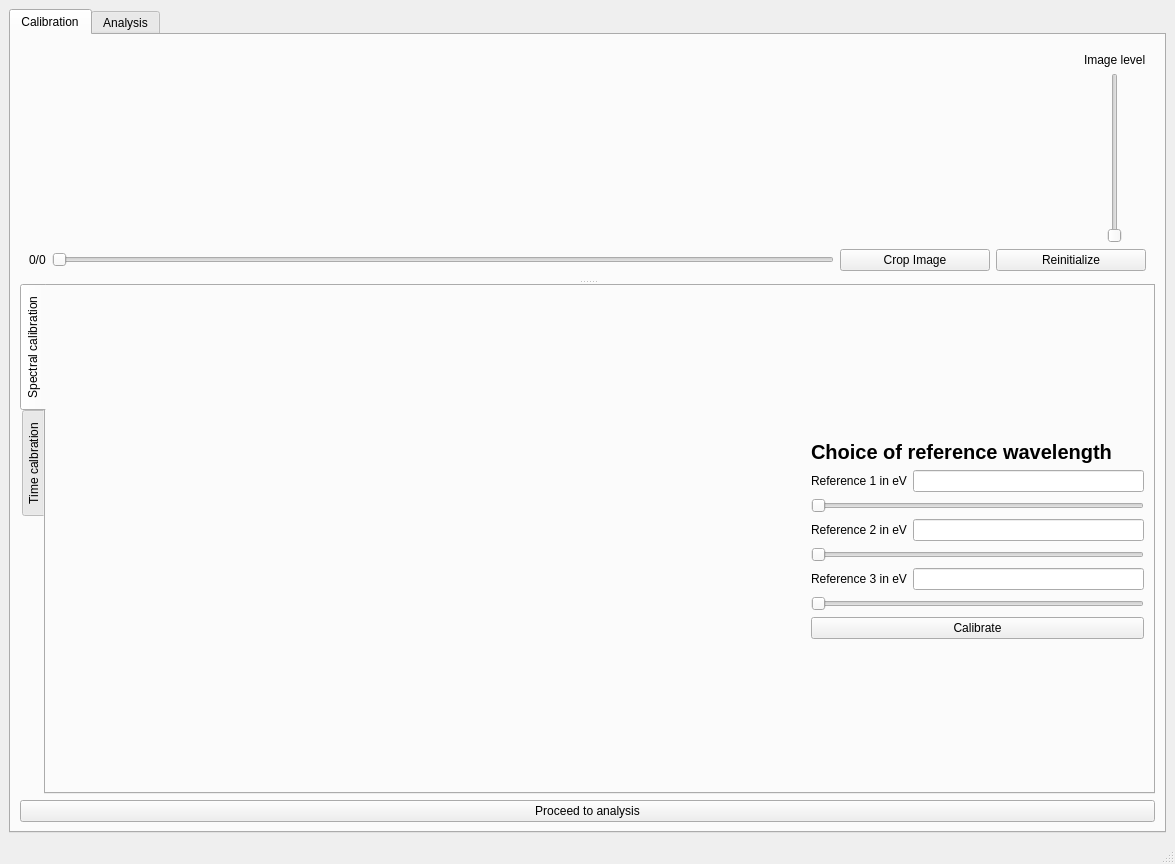
<?xml version="1.0" encoding="UTF-8"?>
<ui version="4.0">
 <class>MainWindow</class>
 <widget class="QMainWindow" name="MainWindow">
  <property name="geometry">
   <rect>
    <x>0</x>
    <y>0</y>
    <width>1175</width>
    <height>864</height>
   </rect>
  </property>
  <property name="sizePolicy">
   <sizepolicy hsizetype="Preferred" vsizetype="Preferred">
    <horstretch>0</horstretch>
    <verstretch>0</verstretch>
   </sizepolicy>
  </property>
  <property name="windowTitle">
   <string>Lighthouse analysis</string>
  </property>
  <widget class="QWidget" name="centralwidget">
   <layout class="QVBoxLayout" name="verticalLayout">
    <item>
     <widget class="QTabWidget" name="tabWidget">
      <property name="tabShape">
       <enum>QTabWidget::Rounded</enum>
      </property>
      <property name="currentIndex">
       <number>0</number>
      </property>
      <widget class="QWidget" name="Calibration">
       <attribute name="title">
        <string>Calibration</string>
       </attribute>
       <layout class="QVBoxLayout" name="verticalLayout_2">
        <item>
         <widget class="QSplitter" name="splitter_2">
          <property name="orientation">
           <enum>Qt::Vertical</enum>
          </property>
          <widget class="QFrame" name="frame">
           <property name="sizePolicy">
            <sizepolicy hsizetype="Preferred" vsizetype="Preferred">
             <horstretch>0</horstretch>
             <verstretch>0</verstretch>
            </sizepolicy>
           </property>
           <layout class="QVBoxLayout" name="verticalLayout_3">
            <item>
             <layout class="QHBoxLayout" name="horizontalLayout">
              <item>
               <widget class="QWidget" name="mpl2dwidget" native="true">
                <property name="sizePolicy">
                 <sizepolicy hsizetype="Expanding" vsizetype="Preferred">
                  <horstretch>0</horstretch>
                  <verstretch>0</verstretch>
                 </sizepolicy>
                </property>
                <property name="minimumSize">
                 <size>
                  <width>250</width>
                  <height>0</height>
                 </size>
                </property>
                <layout class="QVBoxLayout" name="mpl2dIm"/>
               </widget>
              </item>
              <item>
               <widget class="QWidget" name="mpl1dspec" native="true">
                <property name="sizePolicy">
                 <sizepolicy hsizetype="Expanding" vsizetype="Preferred">
                  <horstretch>0</horstretch>
                  <verstretch>0</verstretch>
                 </sizepolicy>
                </property>
                <property name="minimumSize">
                 <size>
                  <width>250</width>
                  <height>0</height>
                 </size>
                </property>
                <layout class="QVBoxLayout" name="mpl1dSpec"/>
               </widget>
              </item>
              <item>
               <layout class="QGridLayout" name="gridLayout_4">
                <item row="0" column="0">
                 <widget class="QLabel" name="label_8">
                  <property name="text">
                   <string>Image level</string>
                  </property>
                 </widget>
                </item>
                <item row="2" column="0" alignment="Qt::AlignHCenter">
                 <widget class="QSlider" name="colorSlider">
                  <property name="cursor">
                   <cursorShape>SizeVerCursor</cursorShape>
                  </property>
                  <property name="orientation">
                   <enum>Qt::Vertical</enum>
                  </property>
                 </widget>
                </item>
               </layout>
              </item>
             </layout>
            </item>
            <item>
             <layout class="QHBoxLayout" name="horizontalLayout_7">
              <item>
               <widget class="QLabel" name="imNumber">
                <property name="text">
                 <string>0/0</string>
                </property>
               </widget>
              </item>
              <item>
               <widget class="QSlider" name="imSlider">
                <property name="cursor">
                 <cursorShape>SizeHorCursor</cursorShape>
                </property>
                <property name="orientation">
                 <enum>Qt::Horizontal</enum>
                </property>
               </widget>
              </item>
              <item>
               <widget class="QPushButton" name="imCrop">
                <property name="sizePolicy">
                 <sizepolicy hsizetype="Fixed" vsizetype="Fixed">
                  <horstretch>0</horstretch>
                  <verstretch>0</verstretch>
                 </sizepolicy>
                </property>
                <property name="minimumSize">
                 <size>
                  <width>150</width>
                  <height>0</height>
                 </size>
                </property>
                <property name="cursor">
                 <cursorShape>PointingHandCursor</cursorShape>
                </property>
                <property name="text">
                 <string>Crop Image</string>
                </property>
               </widget>
              </item>
              <item>
               <widget class="QPushButton" name="imInit">
                <property name="sizePolicy">
                 <sizepolicy hsizetype="Fixed" vsizetype="Fixed">
                  <horstretch>0</horstretch>
                  <verstretch>0</verstretch>
                 </sizepolicy>
                </property>
                <property name="minimumSize">
                 <size>
                  <width>150</width>
                  <height>0</height>
                 </size>
                </property>
                <property name="cursor">
                 <cursorShape>PointingHandCursor</cursorShape>
                </property>
                <property name="text">
                 <string>Reinitialize</string>
                </property>
               </widget>
              </item>
             </layout>
            </item>
           </layout>
          </widget>
          <widget class="QTabWidget" name="analysisWd">
           <property name="sizePolicy">
            <sizepolicy hsizetype="Preferred" vsizetype="Preferred">
             <horstretch>0</horstretch>
             <verstretch>0</verstretch>
            </sizepolicy>
           </property>
           <property name="tabPosition">
            <enum>QTabWidget::West</enum>
           </property>
           <property name="tabShape">
            <enum>QTabWidget::Rounded</enum>
           </property>
           <property name="currentIndex">
            <number>0</number>
           </property>
           <property name="elideMode">
            <enum>Qt::ElideRight</enum>
           </property>
           <widget class="QWidget" name="calibration">
            <attribute name="title">
             <string>Spectral calibration</string>
            </attribute>
            <layout class="QHBoxLayout" name="horizontalLayout_8">
             <item>
              <widget class="QWidget" name="widget_3" native="true">
               <property name="sizePolicy">
                <sizepolicy hsizetype="Preferred" vsizetype="Preferred">
                 <horstretch>0</horstretch>
                 <verstretch>0</verstretch>
                </sizepolicy>
               </property>
               <property name="minimumSize">
                <size>
                 <width>750</width>
                 <height>0</height>
                </size>
               </property>
               <layout class="QVBoxLayout" name="mplSpecCalib"/>
              </widget>
             </item>
             <item>
              <layout class="QGridLayout" name="gridLayout_5">
               <item row="9" column="0" colspan="2">
                <spacer name="verticalSpacer">
                 <property name="orientation">
                  <enum>Qt::Vertical</enum>
                 </property>
                 <property name="sizeHint" stdset="0">
                  <size>
                   <width>20</width>
                   <height>40</height>
                  </size>
                 </property>
                </spacer>
               </item>
               <item row="1" column="0" colspan="2">
                <widget class="QLabel" name="label_9">
                 <property name="font">
                  <font>
                   <family>Arial</family>
                   <pointsize>15</pointsize>
                   <weight>75</weight>
                   <bold>true</bold>
                  </font>
                 </property>
                 <property name="text">
                  <string>Choice of reference wavelength</string>
                 </property>
                </widget>
               </item>
               <item row="2" column="0">
                <widget class="QLabel" name="label_10">
                 <property name="text">
                  <string>Reference 1 in eV</string>
                 </property>
                </widget>
               </item>
               <item row="2" column="1">
                <widget class="QLineEdit" name="ref1"/>
               </item>
               <item row="4" column="0">
                <widget class="QLabel" name="label_11">
                 <property name="text">
                  <string>Reference 2 in eV</string>
                 </property>
                </widget>
               </item>
               <item row="4" column="1">
                <widget class="QLineEdit" name="ref2"/>
               </item>
               <item row="6" column="0">
                <widget class="QLabel" name="label_12">
                 <property name="text">
                  <string>Reference 3 in eV</string>
                 </property>
                </widget>
               </item>
               <item row="6" column="1">
                <widget class="QLineEdit" name="ref3"/>
               </item>
               <item row="3" column="0" colspan="2">
                <widget class="QSlider" name="ref1_slider">
                 <property name="orientation">
                  <enum>Qt::Horizontal</enum>
                 </property>
                </widget>
               </item>
               <item row="5" column="0" colspan="2">
                <widget class="QSlider" name="ref2_slider">
                 <property name="orientation">
                  <enum>Qt::Horizontal</enum>
                 </property>
                </widget>
               </item>
               <item row="7" column="0" colspan="2">
                <widget class="QSlider" name="ref3_slider">
                 <property name="orientation">
                  <enum>Qt::Horizontal</enum>
                 </property>
                </widget>
               </item>
               <item row="8" column="0" colspan="2">
                <widget class="QPushButton" name="push_calib">
                 <property name="text">
                  <string>Calibrate</string>
                 </property>
                </widget>
               </item>
               <item row="0" column="0" colspan="2">
                <spacer name="verticalSpacer_3">
                 <property name="orientation">
                  <enum>Qt::Vertical</enum>
                 </property>
                 <property name="sizeHint" stdset="0">
                  <size>
                   <width>20</width>
                   <height>40</height>
                  </size>
                 </property>
                </spacer>
               </item>
              </layout>
             </item>
            </layout>
           </widget>
           <widget class="QWidget" name="timeAnalysis_2">
            <attribute name="title">
             <string>Time calbration</string>
            </attribute>
            <layout class="QHBoxLayout" name="horizontalLayout_9">
             <item>
              <widget class="QWidget" name="widget_4" native="true">
               <property name="sizePolicy">
                <sizepolicy hsizetype="Expanding" vsizetype="Preferred">
                 <horstretch>0</horstretch>
                 <verstretch>0</verstretch>
                </sizepolicy>
               </property>
               <property name="minimumSize">
                <size>
                 <width>500</width>
                 <height>0</height>
                </size>
               </property>
               <layout class="QVBoxLayout" name="scanRaw"/>
              </widget>
             </item>
             <item>
              <layout class="QGridLayout" name="gridLayout_6">
               <item row="6" column="0" colspan="3">
                <widget class="QLabel" name="label_13">
                 <property name="sizePolicy">
                  <sizepolicy hsizetype="Minimum" vsizetype="Minimum">
                   <horstretch>0</horstretch>
                   <verstretch>0</verstretch>
                  </sizepolicy>
                 </property>
                 <property name="text">
                  <string>t0 position :</string>
                 </property>
                 <property name="alignment">
                  <set>Qt::AlignLeading|Qt::AlignLeft|Qt::AlignVCenter</set>
                 </property>
                </widget>
               </item>
               <item row="4" column="0">
                <widget class="QLabel" name="label_14">
                 <property name="text">
                  <string>Delta t (s) =</string>
                 </property>
                </widget>
               </item>
               <item row="4" column="1" colspan="2">
                <widget class="QLineEdit" name="deltat"/>
               </item>
               <item row="2" column="0" colspan="3">
                <widget class="QCheckBox" name="ref_substract">
                 <property name="text">
                  <string>Substract reference</string>
                 </property>
                </widget>
               </item>
               <item row="1" column="0" colspan="3">
                <widget class="QCheckBox" name="ref_onoff">
                 <property name="text">
                  <string>Reference taken</string>
                 </property>
                </widget>
               </item>
               <item row="5" column="0" colspan="3">
                <spacer name="verticalSpacer_6">
                 <property name="orientation">
                  <enum>Qt::Vertical</enum>
                 </property>
                 <property name="sizeHint" stdset="0">
                  <size>
                   <width>20</width>
                   <height>40</height>
                  </size>
                 </property>
                </spacer>
               </item>
               <item row="3" column="0" colspan="3">
                <spacer name="verticalSpacer_5">
                 <property name="orientation">
                  <enum>Qt::Vertical</enum>
                 </property>
                 <property name="sizeHint" stdset="0">
                  <size>
                   <width>20</width>
                   <height>40</height>
                  </size>
                 </property>
                </spacer>
               </item>
               <item row="0" column="0" colspan="3">
                <spacer name="verticalSpacer_4">
                 <property name="orientation">
                  <enum>Qt::Vertical</enum>
                 </property>
                 <property name="sizeHint" stdset="0">
                  <size>
                   <width>20</width>
                   <height>40</height>
                  </size>
                 </property>
                </spacer>
               </item>
               <item row="9" column="0" colspan="3">
                <widget class="QPushButton" name="updateGraph">
                 <property name="text">
                  <string>Update graph</string>
                 </property>
                </widget>
               </item>
               <item row="8" column="0" colspan="3">
                <spacer name="verticalSpacer_2">
                 <property name="orientation">
                  <enum>Qt::Vertical</enum>
                 </property>
                 <property name="sizeHint" stdset="0">
                  <size>
                   <width>20</width>
                   <height>40</height>
                  </size>
                 </property>
                </spacer>
               </item>
               <item row="7" column="0" colspan="3">
                <widget class="QSlider" name="t0_slider">
                 <property name="orientation">
                  <enum>Qt::Horizontal</enum>
                 </property>
                </widget>
               </item>
              </layout>
             </item>
            </layout>
           </widget>
          </widget>
         </widget>
        </item>
        <item>
         <layout class="QGridLayout" name="gridLayout">
          <item row="0" column="0">
           <widget class="QPushButton" name="saveScan">
            <property name="sizePolicy">
             <sizepolicy hsizetype="Expanding" vsizetype="Fixed">
              <horstretch>0</horstretch>
              <verstretch>0</verstretch>
             </sizepolicy>
            </property>
            <property name="text">
             <string>Proceed to analysis</string>
            </property>
           </widget>
          </item>
         </layout>
        </item>
       </layout>
      </widget>
      <widget class="QWidget" name="Analysis">
       <attribute name="title">
        <string>Analysis</string>
       </attribute>
       <layout class="QHBoxLayout" name="horizontalLayout_2">
        <item>
         <widget class="QGroupBox" name="groupBox">
          <property name="sizePolicy">
           <sizepolicy hsizetype="Expanding" vsizetype="Expanding">
            <horstretch>0</horstretch>
            <verstretch>0</verstretch>
           </sizepolicy>
          </property>
          <property name="title">
           <string>Graph display</string>
          </property>
          <layout class="QVBoxLayout" name="verticalLayout_6">
           <item>
            <layout class="QGridLayout" name="gridLayout_2">
             <item row="1" column="3">
              <widget class="QComboBox" name="refbox"/>
             </item>
             <item row="1" column="2">
              <widget class="QLabel" name="label_4">
               <property name="font">
                <font>
                 <pointsize>14</pointsize>
                </font>
               </property>
               <property name="text">
                <string>-</string>
               </property>
               <property name="alignment">
                <set>Qt::AlignCenter</set>
               </property>
              </widget>
             </item>
             <item row="0" column="3">
              <widget class="QLabel" name="label_15">
               <property name="text">
                <string>Reference</string>
               </property>
               <property name="alignment">
                <set>Qt::AlignCenter</set>
               </property>
              </widget>
             </item>
             <item row="0" column="1">
              <widget class="QLabel" name="label_7">
               <property name="text">
                <string>Scan</string>
               </property>
               <property name="alignment">
                <set>Qt::AlignCenter</set>
               </property>
              </widget>
             </item>
             <item row="0" column="6">
              <widget class="QLabel" name="label_16">
               <property name="text">
                <string>Normalization</string>
               </property>
               <property name="alignment">
                <set>Qt::AlignCenter</set>
               </property>
              </widget>
             </item>
             <item row="1" column="6">
              <widget class="QComboBox" name="normbox"/>
             </item>
             <item row="1" column="0">
              <widget class="QLabel" name="label_3">
               <property name="font">
                <font>
                 <pointsize>14</pointsize>
                </font>
               </property>
               <property name="text">
                <string>(</string>
               </property>
               <property name="alignment">
                <set>Qt::AlignCenter</set>
               </property>
              </widget>
             </item>
             <item row="1" column="1">
              <widget class="QComboBox" name="scanbox"/>
             </item>
             <item row="1" column="5">
              <widget class="QLabel" name="label_6">
               <property name="font">
                <font>
                 <pointsize>14</pointsize>
                </font>
               </property>
               <property name="text">
                <string>/</string>
               </property>
               <property name="alignment">
                <set>Qt::AlignCenter</set>
               </property>
              </widget>
             </item>
             <item row="1" column="4">
              <widget class="QLabel" name="label_5">
               <property name="font">
                <font>
                 <pointsize>14</pointsize>
                </font>
               </property>
               <property name="text">
                <string>)</string>
               </property>
               <property name="alignment">
                <set>Qt::AlignCenter</set>
               </property>
              </widget>
             </item>
             <item row="2" column="1">
              <widget class="QPushButton" name="scanStore">
               <property name="text">
                <string>Store current in Scan</string>
               </property>
              </widget>
             </item>
             <item row="2" column="3">
              <widget class="QPushButton" name="refStore">
               <property name="text">
                <string>Store current in Reference</string>
               </property>
              </widget>
             </item>
             <item row="2" column="6">
              <widget class="QPushButton" name="normStore">
               <property name="text">
                <string>Store current in Normalization</string>
               </property>
              </widget>
             </item>
            </layout>
           </item>
           <item>
            <widget class="QWidget" name="widget" native="true">
             <property name="sizePolicy">
              <sizepolicy hsizetype="Expanding" vsizetype="Expanding">
               <horstretch>0</horstretch>
               <verstretch>0</verstretch>
              </sizepolicy>
             </property>
             <layout class="QVBoxLayout" name="analysisGraph"/>
            </widget>
           </item>
          </layout>
         </widget>
        </item>
        <item>
         <layout class="QGridLayout" name="gridLayout_10">
          <item row="0" column="0">
           <widget class="QGroupBox" name="groupBox_2">
            <property name="sizePolicy">
             <sizepolicy hsizetype="Minimum" vsizetype="Preferred">
              <horstretch>0</horstretch>
              <verstretch>0</verstretch>
             </sizepolicy>
            </property>
            <property name="title">
             <string>Normalization</string>
            </property>
            <layout class="QVBoxLayout" name="verticalLayout_5">
             <item>
              <layout class="QGridLayout" name="gridLayout_7">
               <item row="0" column="0" colspan="3">
                <widget class="QLabel" name="label_17">
                 <property name="text">
                  <string>Lower bound of integration zone for normalization</string>
                 </property>
                </widget>
               </item>
               <item row="2" column="0" colspan="3">
                <widget class="QLabel" name="label_18">
                 <property name="text">
                  <string>Upper bound of integration zone for normalization</string>
                 </property>
                </widget>
               </item>
               <item row="4" column="0">
                <widget class="QPushButton" name="normalizationPre">
                 <property name="text">
                  <string>Preview</string>
                 </property>
                </widget>
               </item>
               <item row="4" column="1">
                <widget class="QPushButton" name="normalizationCan">
                 <property name="text">
                  <string>Cancel</string>
                 </property>
                </widget>
               </item>
               <item row="4" column="2">
                <widget class="QPushButton" name="normalizationApp">
                 <property name="text">
                  <string>Apply</string>
                 </property>
                </widget>
               </item>
               <item row="3" column="0" colspan="3">
                <widget class="QSlider" name="upBoundNorm">
                 <property name="value">
                  <number>99</number>
                 </property>
                 <property name="orientation">
                  <enum>Qt::Horizontal</enum>
                 </property>
                </widget>
               </item>
               <item row="1" column="0" colspan="3">
                <widget class="QSlider" name="lowBoundNorm">
                 <property name="orientation">
                  <enum>Qt::Horizontal</enum>
                 </property>
                </widget>
               </item>
              </layout>
             </item>
            </layout>
           </widget>
          </item>
          <item row="1" column="0">
           <widget class="QGroupBox" name="groupBox_3">
            <property name="sizePolicy">
             <sizepolicy hsizetype="Minimum" vsizetype="Preferred">
              <horstretch>0</horstretch>
              <verstretch>0</verstretch>
             </sizepolicy>
            </property>
            <property name="title">
             <string>Reference subtraction</string>
            </property>
            <layout class="QVBoxLayout" name="verticalLayout_8">
             <item>
              <layout class="QGridLayout" name="gridLayout_8">
               <item row="0" column="2" alignment="Qt::AlignHCenter">
                <widget class="QLabel" name="label_20">
                 <property name="text">
                  <string>Upper bound for average ref</string>
                 </property>
                </widget>
               </item>
               <item row="2" column="0">
                <widget class="QPushButton" name="referencePre">
                 <property name="sizePolicy">
                  <sizepolicy hsizetype="Expanding" vsizetype="Fixed">
                   <horstretch>0</horstretch>
                   <verstretch>0</verstretch>
                  </sizepolicy>
                 </property>
                 <property name="text">
                  <string>Preview</string>
                 </property>
                </widget>
               </item>
               <item row="1" column="2" alignment="Qt::AlignHCenter">
                <widget class="QSlider" name="upBoundRef">
                 <property name="value">
                  <number>99</number>
                 </property>
                 <property name="orientation">
                  <enum>Qt::Vertical</enum>
                 </property>
                </widget>
               </item>
               <item row="0" column="0" alignment="Qt::AlignHCenter">
                <widget class="QLabel" name="label_19">
                 <property name="text">
                  <string>Lower bound for average ref</string>
                 </property>
                </widget>
               </item>
               <item row="1" column="0" alignment="Qt::AlignHCenter">
                <widget class="QSlider" name="lowBoundRef">
                 <property name="orientation">
                  <enum>Qt::Vertical</enum>
                 </property>
                </widget>
               </item>
               <item row="2" column="2">
                <widget class="QPushButton" name="referenceApp">
                 <property name="sizePolicy">
                  <sizepolicy hsizetype="Expanding" vsizetype="Fixed">
                   <horstretch>0</horstretch>
                   <verstretch>0</verstretch>
                  </sizepolicy>
                 </property>
                 <property name="text">
                  <string>Store reference for display</string>
                 </property>
                </widget>
               </item>
               <item row="2" column="1">
                <widget class="QPushButton" name="referenceCan">
                 <property name="text">
                  <string>Cancel</string>
                 </property>
                </widget>
               </item>
              </layout>
             </item>
            </layout>
           </widget>
          </item>
          <item row="3" column="0">
           <layout class="QGridLayout" name="gridLayout_3">
            <item row="0" column="0">
             <widget class="QLabel" name="label">
              <property name="sizePolicy">
               <sizepolicy hsizetype="Preferred" vsizetype="Minimum">
                <horstretch>0</horstretch>
                <verstretch>0</verstretch>
               </sizepolicy>
              </property>
              <property name="maximumSize">
               <size>
                <width>16777215</width>
                <height>24</height>
               </size>
              </property>
              <property name="text">
               <string>Date</string>
              </property>
             </widget>
            </item>
            <item row="0" column="1">
             <widget class="QLineEdit" name="dateEdit">
              <property name="maximumSize">
               <size>
                <width>16777215</width>
                <height>24</height>
               </size>
              </property>
             </widget>
            </item>
            <item row="0" column="2">
             <widget class="QLabel" name="label_2">
              <property name="sizePolicy">
               <sizepolicy hsizetype="Preferred" vsizetype="Minimum">
                <horstretch>0</horstretch>
                <verstretch>0</verstretch>
               </sizepolicy>
              </property>
              <property name="maximumSize">
               <size>
                <width>16777215</width>
                <height>24</height>
               </size>
              </property>
              <property name="text">
               <string>Scan name</string>
              </property>
             </widget>
            </item>
            <item row="0" column="3">
             <widget class="QLineEdit" name="nameEdit">
              <property name="maximumSize">
               <size>
                <width>16777215</width>
                <height>24</height>
               </size>
              </property>
             </widget>
            </item>
            <item row="0" column="4">
             <widget class="QPushButton" name="saveButton">
              <property name="maximumSize">
               <size>
                <width>16777215</width>
                <height>24</height>
               </size>
              </property>
              <property name="text">
               <string>Save Analysis</string>
              </property>
             </widget>
            </item>
           </layout>
          </item>
          <item row="2" column="0">
           <widget class="QGroupBox" name="groupBox_4">
            <property name="sizePolicy">
             <sizepolicy hsizetype="Minimum" vsizetype="Preferred">
              <horstretch>0</horstretch>
              <verstretch>0</verstretch>
             </sizepolicy>
            </property>
            <property name="title">
             <string>Moving average</string>
            </property>
            <layout class="QVBoxLayout" name="verticalLayout_4">
             <item>
              <layout class="QGridLayout" name="gridLayout_9">
               <item row="0" column="0">
                <widget class="QLabel" name="label_23">
                 <property name="text">
                  <string>Axis</string>
                 </property>
                </widget>
               </item>
               <item row="0" column="1">
                <widget class="QLabel" name="label_22">
                 <property name="text">
                  <string>Averaging window length</string>
                 </property>
                </widget>
               </item>
               <item row="0" column="2">
                <widget class="QLabel" name="label_21">
                 <property name="text">
                  <string>Window type</string>
                 </property>
                </widget>
               </item>
               <item row="1" column="0">
                <widget class="QComboBox" name="axisBox"/>
               </item>
               <item row="1" column="1">
                <widget class="QLineEdit" name="windowLenEdit">
                 <property name="sizePolicy">
                  <sizepolicy hsizetype="Preferred" vsizetype="Fixed">
                   <horstretch>0</horstretch>
                   <verstretch>0</verstretch>
                  </sizepolicy>
                 </property>
                </widget>
               </item>
               <item row="1" column="2">
                <widget class="QComboBox" name="windowBox"/>
               </item>
               <item row="2" column="0">
                <widget class="QPushButton" name="movingPre">
                 <property name="sizePolicy">
                  <sizepolicy hsizetype="Preferred" vsizetype="Fixed">
                   <horstretch>0</horstretch>
                   <verstretch>0</verstretch>
                  </sizepolicy>
                 </property>
                 <property name="text">
                  <string>Preview</string>
                 </property>
                </widget>
               </item>
               <item row="2" column="1">
                <widget class="QPushButton" name="movingCan">
                 <property name="sizePolicy">
                  <sizepolicy hsizetype="Preferred" vsizetype="Fixed">
                   <horstretch>0</horstretch>
                   <verstretch>0</verstretch>
                  </sizepolicy>
                 </property>
                 <property name="text">
                  <string>Cancel</string>
                 </property>
                </widget>
               </item>
               <item row="2" column="2">
                <widget class="QPushButton" name="movingApp">
                 <property name="sizePolicy">
                  <sizepolicy hsizetype="Preferred" vsizetype="Fixed">
                   <horstretch>0</horstretch>
                   <verstretch>0</verstretch>
                  </sizepolicy>
                 </property>
                 <property name="text">
                  <string>Apply</string>
                 </property>
                </widget>
               </item>
              </layout>
             </item>
            </layout>
           </widget>
          </item>
         </layout>
        </item>
       </layout>
      </widget>
     </widget>
    </item>
   </layout>
  </widget>
  <widget class="QStatusBar" name="statusbar"/>
  <action name="actionOpen">
   <property name="text">
    <string>open</string>
   </property>
  </action>
  <action name="actionClose">
   <property name="text">
    <string>close</string>
   </property>
  </action>
 </widget>
 <resources/>
 <connections/>
</ui>
